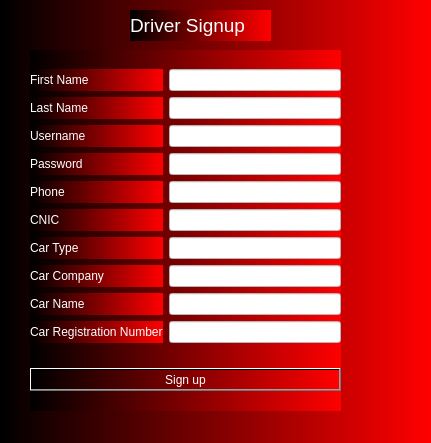
<?xml version="1.0" encoding="UTF-8"?>
<ui version="4.0">
 <class>DriverSignUp</class>
 <widget class="QDialog" name="DriverSignUp">
  <property name="geometry">
   <rect>
    <x>0</x>
    <y>0</y>
    <width>431</width>
    <height>443</height>
   </rect>
  </property>
  <property name="windowTitle">
   <string>Dialog</string>
  </property>
  <property name="styleSheet">
   <string notr="true">font: 8pt &quot;MS Reference Sans Serif&quot;;
background-color: qlineargradient(spread:pad, x1:0, y1:0, x2:1, y2:0, stop:0 rgba(0, 0, 0), stop:1 rgba(255, 0, 0));
color: rgb(255, 255, 255);</string>
  </property>
  <widget class="QLabel" name="label_11">
   <property name="geometry">
    <rect>
     <x>130</x>
     <y>10</y>
     <width>141</width>
     <height>31</height>
    </rect>
   </property>
   <property name="text">
    <string>&lt;html&gt;&lt;head/&gt;&lt;body&gt;&lt;p&gt;&lt;span style=&quot; font-size:14pt;&quot;&gt;Driver Signup&lt;/span&gt;&lt;/p&gt;&lt;/body&gt;&lt;/html&gt;</string>
   </property>
  </widget>
  <widget class="QWidget" name="layoutWidget">
   <property name="geometry">
    <rect>
     <x>30</x>
     <y>50</y>
     <width>311</width>
     <height>361</height>
    </rect>
   </property>
   <layout class="QVBoxLayout" name="verticalLayout_3">
    <item>
     <layout class="QHBoxLayout" name="horizontalLayout">
      <item>
       <layout class="QVBoxLayout" name="verticalLayout_2">
        <item>
         <widget class="QLabel" name="label">
          <property name="text">
           <string>First Name</string>
          </property>
         </widget>
        </item>
        <item>
         <widget class="QLabel" name="label_2">
          <property name="text">
           <string>Last Name</string>
          </property>
         </widget>
        </item>
        <item>
         <widget class="QLabel" name="label_3">
          <property name="text">
           <string>Username</string>
          </property>
         </widget>
        </item>
        <item>
         <widget class="QLabel" name="label_4">
          <property name="text">
           <string>Password</string>
          </property>
         </widget>
        </item>
        <item>
         <widget class="QLabel" name="label_5">
          <property name="text">
           <string>Phone</string>
          </property>
         </widget>
        </item>
        <item>
         <widget class="QLabel" name="label_6">
          <property name="text">
           <string>CNIC</string>
          </property>
         </widget>
        </item>
        <item>
         <widget class="QLabel" name="label_7">
          <property name="text">
           <string>Car Type</string>
          </property>
         </widget>
        </item>
        <item>
         <widget class="QLabel" name="label_8">
          <property name="text">
           <string>Car Company</string>
          </property>
         </widget>
        </item>
        <item>
         <widget class="QLabel" name="label_9">
          <property name="text">
           <string>Car Name</string>
          </property>
         </widget>
        </item>
        <item>
         <widget class="QLabel" name="label_10">
          <property name="text">
           <string>Car Registration Number</string>
          </property>
         </widget>
        </item>
       </layout>
      </item>
      <item>
       <layout class="QVBoxLayout" name="verticalLayout">
        <item>
         <widget class="QLineEdit" name="lineEdit_FirstName">
          <property name="styleSheet">
           <string notr="true">background-color: rgb(255, 255, 255);
color: rgb(0, 0, 0);</string>
          </property>
         </widget>
        </item>
        <item>
         <widget class="QLineEdit" name="lineEdit_2_LastName">
          <property name="styleSheet">
           <string notr="true">color: rgb(0, 0, 0);
background-color: rgb(255, 255, 255);</string>
          </property>
         </widget>
        </item>
        <item>
         <widget class="QLineEdit" name="lineEdit_3_Username">
          <property name="styleSheet">
           <string notr="true">color: rgb(0, 0, 0);
background-color: rgb(255, 255, 255);</string>
          </property>
         </widget>
        </item>
        <item>
         <widget class="QLineEdit" name="lineEdit_4_Password">
          <property name="styleSheet">
           <string notr="true">background-color: rgb(255, 255, 255);
color: rgb(0, 0, 0);</string>
          </property>
         </widget>
        </item>
        <item>
         <widget class="QLineEdit" name="lineEdit_5_Phone">
          <property name="styleSheet">
           <string notr="true">color: rgb(0, 0, 0);
background-color: rgb(255, 255, 255);</string>
          </property>
         </widget>
        </item>
        <item>
         <widget class="QLineEdit" name="lineEdit_6_CNIC">
          <property name="styleSheet">
           <string notr="true">background-color: rgb(255, 255, 255);
color: rgb(0, 0, 0);</string>
          </property>
         </widget>
        </item>
        <item>
         <widget class="QLineEdit" name="lineEdit_7_CarType">
          <property name="styleSheet">
           <string notr="true">color: rgb(0, 0, 0);
background-color: rgb(255, 255, 255);</string>
          </property>
         </widget>
        </item>
        <item>
         <widget class="QLineEdit" name="lineEdit_8_CarCompany">
          <property name="styleSheet">
           <string notr="true">background-color: rgb(255, 255, 255);
color: rgb(0, 0, 0);</string>
          </property>
         </widget>
        </item>
        <item>
         <widget class="QLineEdit" name="lineEdit_9_CarName">
          <property name="styleSheet">
           <string notr="true">color: rgb(0, 0, 0);
background-color: rgb(255, 255, 255);</string>
          </property>
         </widget>
        </item>
        <item>
         <widget class="QLineEdit" name="lineEdit_10_CarNumber">
          <property name="styleSheet">
           <string notr="true">background-color: rgb(255, 255, 255);
color: rgb(0, 0, 0);</string>
          </property>
         </widget>
        </item>
       </layout>
      </item>
     </layout>
    </item>
    <item>
     <widget class="QPushButton" name="pushButton_Signup1">
      <property name="text">
       <string>Sign up</string>
      </property>
     </widget>
    </item>
   </layout>
  </widget>
 </widget>
 <resources/>
 <connections/>
</ui>
